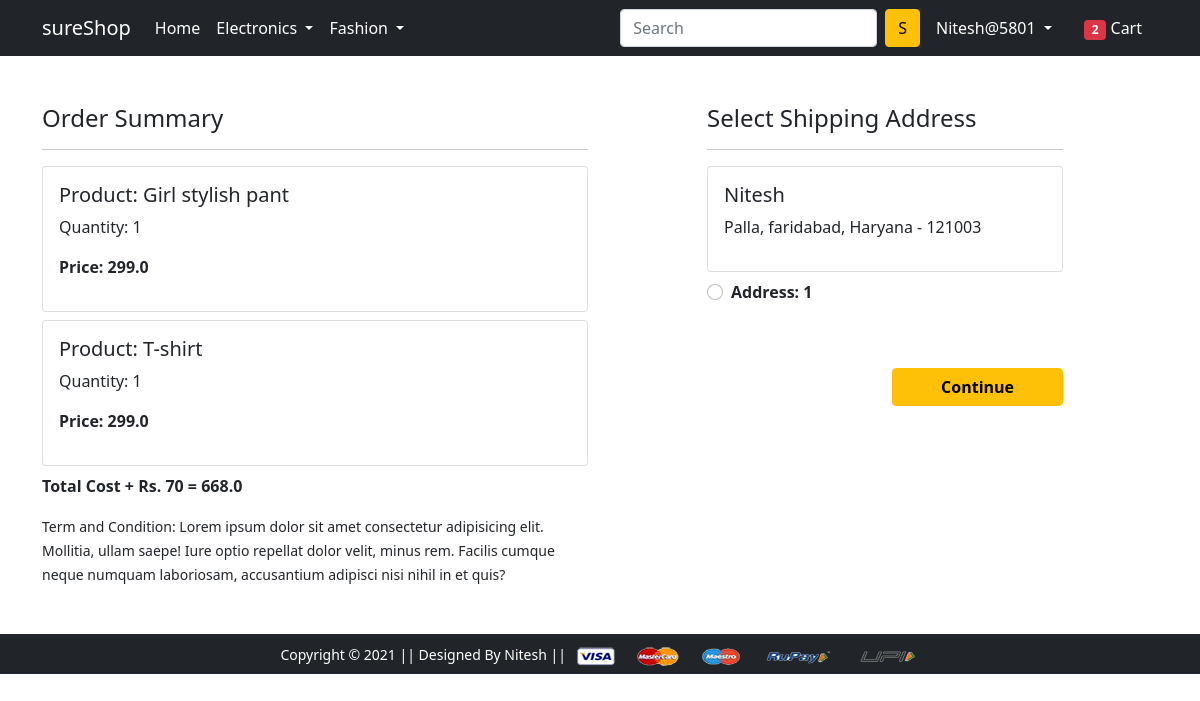
/checkout/ (signed in), run on an earlier commit of the app's database.
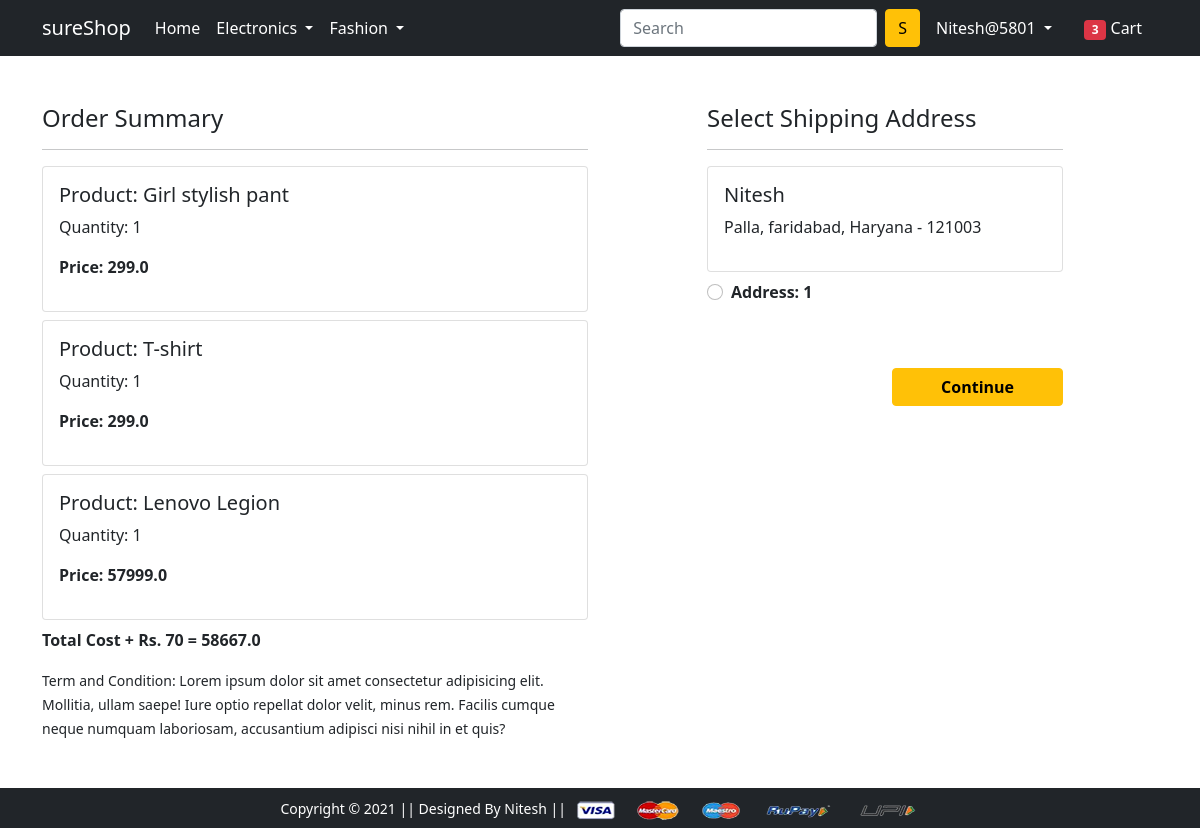
And on a later commit of the database.
### app/models.py (models this page shows, shortened)
class Cart(models.Model):
    user=models.ForeignKey(User,on_delete=models.CASCADE)
    product=models.ForeignKey(Product,on_delete=models.CASCADE)
    quantity=models.PositiveIntegerField(default=1)
    @property
    def total_cost(self):
        return self.quantity*self.product.discounted_price

class Product(models.Model):
    title=models.CharField(max_length=100)
    selling_price=models.FloatField()
    discounted_price=models.FloatField()
    description=models.TextField()
    brand=models.CharField(max_length=100)
    category=models.CharField(choices=CATEGORY_CHOICES,max_length=2)
    product_image=models.ImageField(upload_to='productimg')

class Customer(models.Model):
    user=models.ForeignKey(User,on_delete=models.CASCADE)
    name=models.CharField(max_length=200)
    locality=models.CharField(max_length=200)
    city=models.CharField(max_length=50)
    zipcode=models.IntegerField()
    state=models.CharField(choices=STATE_CHOICES,max_length=50)

### app/views.py (the view)
# urls.py: path('checkout/', views.checkout, name='checkout'),
@login_required
def checkout(request):
    user=request.user
    add=Customer.objects.filter(user=user)
    cart_items=Cart.objects.filter(user=user)
    amount=0.0
    shipping_amount=70.0
    totalamount=0.0
    cart_product=[p for p in Cart.objects.all() if p.user==request.user]
    if cart_product:
        for p in cart_product:
            tempamount=(p.quantity*p.product.discounted_price)
            amount+=tempamount
        totalamount=amount+shipping_amount
    totalitem=len(Cart.objects.filter(user=request.user))
    return render(request, 'app/checkout.html',{'add':add,'totalamount':totalamount,'cart_items':cart_items,'totalitem':totalitem})

### app/templates/app/checkout.html (shortened to what this page needs)
{% extends 'app/base.html' %}
{% load static %}
{% block main-content %}
<div class="container">
  <div class="row mt-5">
    <div class="col-sm-6">
      <h4>Order Summary</h4>
      <hr>
      {% for item in cart_items %}
      <div class="card mb-2">
        <div class="card-body">
          <h5>Product: {{item.product.title}}</h5>
          <p>Quantity: {{item.quantity}}</p>
          <p class="fw-bold">Price: {{item.total_cost}}</p>
        </div>
      </div>
      {% endfor %}
      <p class="fw-bold">Total Cost + Rs. 70 = {{totalamount}}</p>
      <small>Term and Condition: Lorem ipsum dolor sit amet consectetur adipisicing elit. Mollitia, ullam saepe! Iure
        optio repellat dolor velit, minus rem. Facilis cumque neque numquam laboriosam, accusantium adipisci nisi nihil
        in et quis?</small>
    </div>
    <div class="col-sm-4 offset-sm-1">
      <h4>Select Shipping Address</h4>
      <hr>
      <form action="/paymentdone">
        {% for ad in add %}
        <div class="card">
          <div class="card-body">
            <h5>{{ad.name}}</h5>
            <p>{{ad.locality}}, {{ad.city}}, {{ad.state}} - {{ad.zipcode}}</p>
          </div>
        </div>
        <div class="form-check mt-2 mb-5">
          <input class="form-check-input" type="radio" name="custid" id="custadd{{forloop.counter}}" value="{{ad.id}}">
          <label class="form-check-label fw-bold" for="custadd{{forloop.counter}}">
            Address: {{forloop.counter}} </label>
        </div>
        {% endfor %}
        <div class="text-end">
          <button type="submit" class="btn btn-warning mt-3 px-5 fw-bold">Continue</button>
        </div>
      </form>
    </div>
  </div>
</div>
{% endblock main-content %}

### app/templates/app/base.html (shortened to what this page needs)
<!doctype html>
{% load static %}
<html lang="en">
  <head>
    <link href="https://cdn.jsdelivr.net/npm/bootstrap@5.0.0-beta1/dist/css/bootstrap.min.css" rel="stylesheet">
    <link rel="stylesheet" href="{% static 'app/css/owl.carousel.min.css' %}">
    <link rel="stylesheet" href="{% static 'app/css/all.min.css' %}">
    <link rel="stylesheet" href="{% static 'app/css/style.css' %}">
  </head>
  <body>
    <nav class="navbar navbar-expand-lg navbar-dark bg-dark">
     <div class="container">
       <a class="navbar-brand" href="/">sureShop</a>
       <div class="collapse navbar-collapse" id="navbarSupportedContent">
         <ul class="navbar-nav me-auto mb-2 mb-lg-0">
           <li class="nav-item">
             <a class="nav-link active" aria-current="page" href="/">Home</a>
           </li>
           <li class="nav-item dropdown">
             <a class="nav-link dropdown-toggle text-white" href="#" id="electronicsDropdown" role="button" data-bs-toggle="dropdown" aria-expanded="false">
               Electronics
             </a>
           </li>
           <li class="nav-item dropdown">
             <a class="nav-link dropdown-toggle text-white" href="#" id="fashionDropdown" role="button" data-bs-toggle="dropdown" aria-expanded="false">
               Fashion
             </a>
           </li>
         </ul>
         <form class="d-flex">
           <input class="form-control me-2" type="search" placeholder="Search" aria-label="Search">
           <button class="btn btn-warning" type="submit">S</button>
         </form>
         <div>
          <ul class="navbar-nav me-auto mb-2 mb-lg-0">
            {% if request.user.is_authenticated %}
           <li class="nav-item dropdown mx-2">
              <a class="nav-link dropdown-toggle text-white" href="#" id="profileDropdown" role="button" data-bs-toggle="dropdown" aria-expanded="false">
                {{request.user.username|capfirst}}
              </a>
            </li>
            <li class="nav-item mx-2">
             <a href="{% url 'showcart' %}" class="nav-link text-white"><span class="badge bg-danger">{{totalitem}}</span> Cart </a>
            </li>
            {% endif %}
          </ul>
         </div>
       </div>
     </div>
    </nav>
    {% block main-content %} {% endblock main-content %}
    <footer class="container-fluid bg-dark text-center p-2 mt-5">
        <small class="text-white">Copyright &copy; 2021 || Designed By Nitesh || </small>
        <img src="{% static 'app/images/payment.png' %}" alt="" srcset="" class="img-fluid" height="2px">
    </footer>
  </body>
</html>

What changed in the data, as far as the page shows it:
added Cart: product "Lenovo Legion", quantity "1", total_cost "57999.0"
Also different on the page:
{{ totalitem }}: "2" → "3"
{{ totalamount }}: "668.0" → "58667.0"
